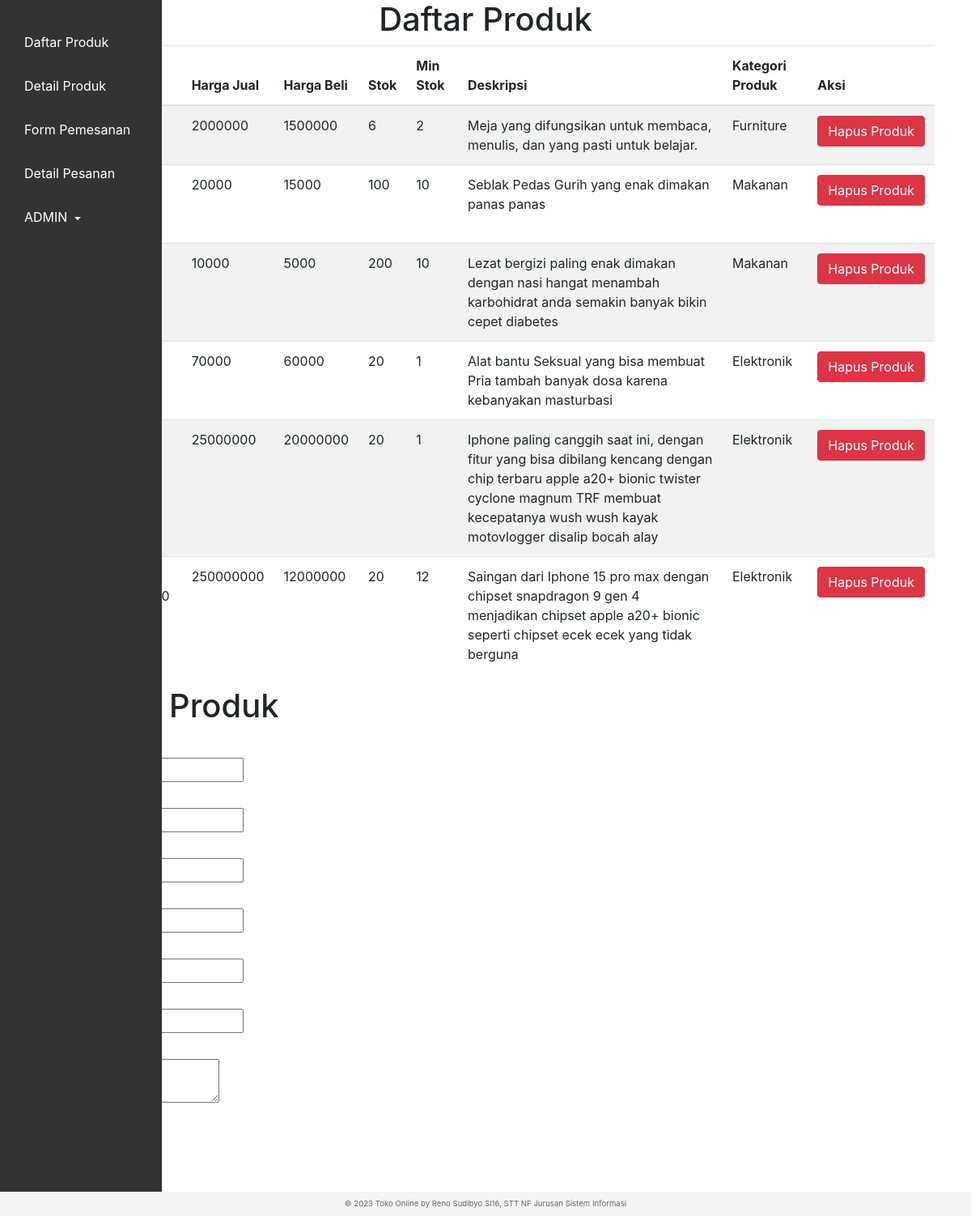
The app's page /admin/daftar_produk.php with its own data.
### tables this page shows
CREATE TABLE `produk` (
  `id` int(11) NOT NULL,
  `kode` varchar(45) NOT NULL,
  `nama` varchar(45) NOT NULL,
  `harga_jual` double NOT NULL,
  `harga_beli` double NOT NULL,
  `stok` int(11) NOT NULL,
  `min_stok` int(11) NOT NULL,
  `deskripsi` text NOT NULL,
  `kategori_produk_id` int(11) NOT NULL
);

CREATE TABLE `kategori_produk` (
  `id` int(11) NOT NULL,
  `nama` varchar(45) NOT NULL
);

### admin/daftar_produk.php (the view, shortened to what this page needs)
<!DOCTYPE html>
<html>
<head>
	<link rel="stylesheet" href="https://stackpath.bootstrapcdn.com/bootstrap/4.3.1/css/bootstrap.min.css">
</head>
<body>
<div class="sidebar">
  <ul>
    <li><a href="../index.php">Daftar Produk</a></li>
    <li><a href="../detail_produk.php">Detail Produk</a></li>
    <li><a href="../form_pemesanan.php">Form Pemesanan</a></li>
    <li><a href="../detail_pesanan.php">Detail Pesanan</a></li>
    <li class="treeview">
      <a href="#">ADMIN <span class="caret"></span></a>
    </li>
  </ul>
</div>
<?php
$host = "localhost";
$user = "reno22130si";
$password = "18290110122130";
$dbname = "db_reno22130si";
$koneksi = mysqli_connect($host, $user, $password, $dbname);
$query = "SELECT p.id, p.kode, p.nama, p.harga_jual, p.harga_beli, p.stok, p.min_stok, p.deskripsi, k.nama AS kategori_produk
          FROM produk p JOIN kategori_produk k ON p.kategori_produk_id = k.id";
$result = mysqli_query($koneksi, $query);
?>
<!DOCTYPE html>
<html>
<head>
    <link rel="stylesheet" href="https://maxcdn.bootstrapcdn.com/bootstrap/4.0.0/css/bootstrap.min.css">
</head>
<body>
    <div class="container">
        <h1 class="text-center">Daftar Produk</h1>
        <table class="table table-striped">
        <thead>
            <tr>
                <th>Kode</th>
                <th>Nama</th>
                <th>Harga Jual</th>
                <th>Harga Beli</th>
                <th>Stok</th>
                <th>Min Stok</th>
                <th>Deskripsi</th>
                <th>Kategori Produk</th>
                <th>Aksi</th>
            </tr>
        </thead>
        <tbody>
        <?php while($row = mysqli_fetch_assoc($result)): ?>
            <tr>
                <td><?= $row["kode"] ?></td>
                <td><?= $row["nama"] ?></td>
                <td><?= $row["harga_jual"] ?></td>
                <td><?= $row["harga_beli"] ?></td>
                <td><?= $row["stok"] ?></td>
                <td><?= $row["min_stok"] ?></td>
                <td><?= $row["deskripsi"] ?></td>
                <td><?= $row["kategori_produk"] ?></td>
                <td>
                    <form method="POST">
                        <input type="submit" name="delete" class="btn btn-danger" value="Hapus Produk">
                    </form>
                </td>
            </tr>
        <?php endwhile; ?>
        </tbody>
    </table>
<!DOCTYPE html>
<html>
<head>
</head>
<body>
    <h1>Tambah Produk</h1>
    <form method="POST" action="">
        <label>Kode Produk:</label><br>
        <input type="text" name="kode"><br>
        <label>Nama Produk:</label><br>
        <input type="text" name="nama"><br>
        <label>Harga Jual:</label><br>
        <input type="number" name="harga_jual"><br>
        <label>Harga Beli:</label><br>
        <input type="number" name="harga_beli"><br>
        <label>Stok:</label><br>
        <input type="number" name="stok"><br>
        <label>Minimal Stok:</label><br>
        <input type="number" name="min_stok"><br>
        <label>Deskripsi:</label><br>
        <textarea name="deskripsi"></textarea><br>
        <label>Kategori Produk:</label><br>
        <br><br>
    </form>
    <br>
</body>
<footer>
<footer class="py-2 small">
  <div class="container text-center">
    &copy; 2023 Toko Online by Reno Sudibyo SI16, STT NF Jurusan Sistem Informasi
  </div>
</footer>
</html>

### admin/daftar_produk.php (style rules this page uses)
body { margin: 0; padding: 0; font-family: Arial, sans-serif; }
.sidebar { position: fixed; width: 200px; height: 100%; background-color: #333; padding: 20px; box-sizing: border-box; }
.sidebar ul { list-style: none; margin: 0; padding: 0; }
.sidebar li { margin: 10px 0; }
.sidebar a { display: block; color: #fff; text-decoration: none; padding: 10px; border-radius: 5px; }
.treeview .caret { display: inline-block; width: 0; height: 0; margin-left: 4px; vertical-align: middle; border-top: 4px solid; border-right: 4px solid transparent; border-left: 4px solid transparent; }
footer { position: fixed; left: 0; bottom: 0; width: 100%; background-color: #f5f5f5; color: #666666; text-align: center; font-size: 12px; padding: 10px; }
body { display: flex; height: 100vh; }
form { max-width: 500px; }

### records on screen
produk: harga_jual "2000000", harga_beli "1500000", stok "6", min_stok "2", deskripsi "Meja yang difungsikan untuk membaca, menulis, dan yang pasti untuk belajar.", kategori_produk.nama "Furniture"
produk: harga_jual "20000", harga_beli "15000", stok "100", min_stok "10", deskripsi "Seblak Pedas Gurih yang enak dimakan panas panas", kategori_produk.nama "Makanan"
produk: harga_jual "10000", harga_beli "5000", stok "200", min_stok "10", deskripsi "Lezat bergizi paling enak dimakan dengan nasi hangat menambah karbohidrat anda semakin banyak bikin cepet diabetes", kategori_produk.nama "Makanan"
produk: harga_jual "70000", harga_beli "60000", stok "20", min_stok "1", deskripsi "Alat bantu Seksual yang bisa membuat Pria tambah banyak dosa karena kebanyakan masturbasi", kategori_produk.nama "Elektronik"
produk: harga_jual "25000000", harga_beli "20000000", stok "20", min_stok "1", deskripsi "Iphone paling canggih saat ini, dengan fitur yang bisa dibilang kencang dengan chip terbaru apple a20+ bionic twister cyclone magnum TRF membuat kecepatanya wush wush kayak motovlogger disalip bocah alay", kategori_produk.nama "Elektronik"
produk: harga_jual "250000000", harga_beli "12000000", stok "20", min_stok "12", deskripsi "Saingan dari Iphone 15 pro max dengan chipset snapdragon 9 gen 4 menjadikan chipset apple a20+ bionic seperti chipset ecek ecek yang tidak berguna", kategori_produk.nama "Elektronik"
